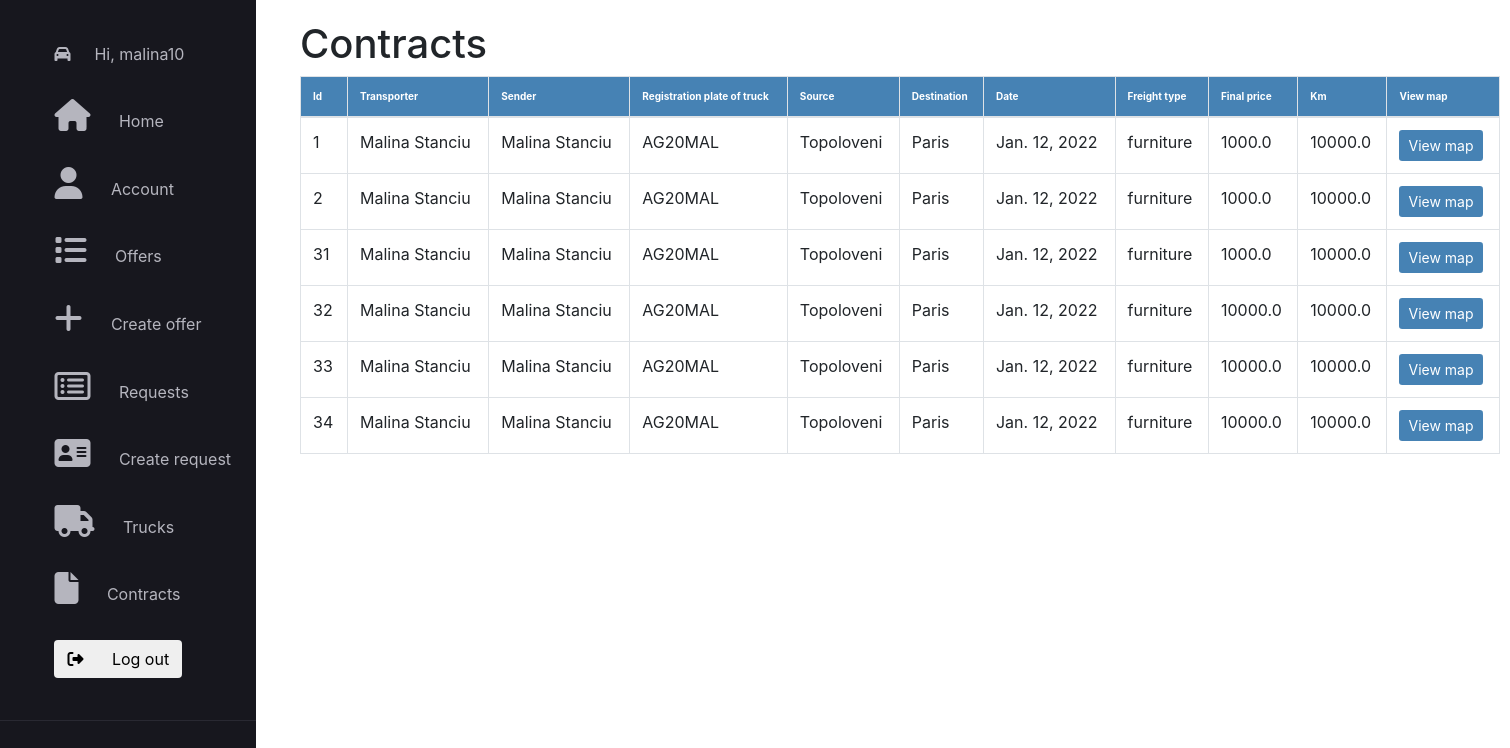
Page /contracts/ (signed in) on the earlier database version.
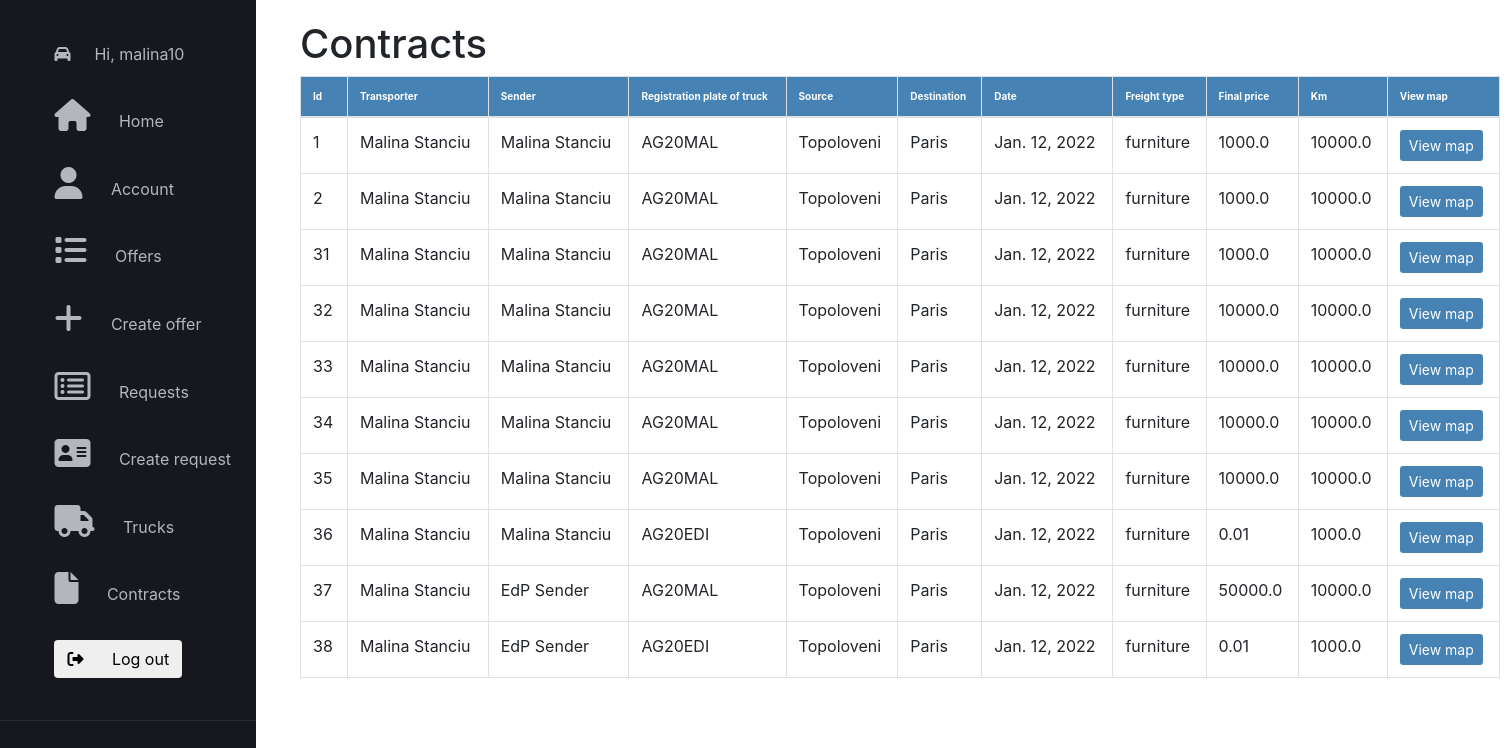
Same page on the later database version.
### application/models.py (models this page shows)
class Contract(models.Model):
    id = models.AutoField(primary_key=True)
    transporterID = models.ForeignKey(User, on_delete=models.CASCADE, related_name='transporter')
    senderID = models.ForeignKey(User, on_delete=models.CASCADE, related_name='sender')
    truckID = models.ForeignKey(Truck, on_delete=models.CASCADE)
    source = models.TextField(max_length=25)
    destination = models.TextField(max_length=25)
    date = models.DateField(auto_now_add=True)
    freight_type = models.TextField(max_length=15)
    final_price = models.FloatField()
    km = models.FloatField()

class Truck(models.Model):
    id = models.AutoField(primary_key=True)
    type = models.CharField(max_length=20)
    brand = models.CharField(max_length=20)
    registration_plate = models.CharField(max_length=15, unique=True)
    fuel = models.CharField(max_length=10)
    max_load = models.IntegerField()
    ownerId = models.ForeignKey(User, on_delete=models.CASCADE)

### application/views.py (the view)
# urls.py: path('contracts/', application_views.contracts, name='contracts'),
@login_required(login_url='login')
def contracts(request):
    context = create_context(request)
    contracts = Contract.objects.all()
    user = request.user
    context['contracts'] = contracts
    context['user'] = user
    return render(request, 'application/contracts.html', context=context)

### application/functions.py (called while the page is built)
def get_user_info(request):
    user = request.user
    user_groups = [group.name for group in user.groups.all()]
    if 'admin' in user_groups:
        user_type = 'admin'
    elif 'transportator' in user_groups:
        user_type = 'transportator'
    else:
        user_type = 'client'
    out = {'user': user,
           'user_groups': user_groups,
           'user_type': user_type
           }
    return out

def create_context(request=None, extract_user_info=True):
    if extract_user_info and not request:
        raise ValueError("request must be set if extract_user_info is True")
    out = {}
    if extract_user_info:
        out.update(get_user_info(request))
    return out

### application/templates/application/contracts.html (shortened to what this page needs)
{% extends 'application/main_layout_application.html' %}
{% load static %}
{% block content %}
    <link rel="stylesheet" href="{% static 'application/css/contracts.css' %}">
    <div style="margin-left: 300px; margin-top: 20px">
        <h1 style="">Contracts</h1>
            <div class="table-wrapper-scroll-y custom-scrollbar">
                <table class="table table-bordered">
                    <thead>
                        <tr>
                            <th>Id</th>
                            <th>Transporter</th>
                            <th>Sender</th>
                            <th>Registration plate of truck </th>
                            <th>Source</th>
                            <th>Destination</th>
                            <th>Date</th>
                            <th>Freight type</th>
                            <th>Final price</th>
                            <th>Km</th>
                            <th>View map</th>
                        </tr>
                    </thead>
                    <tbody>
                        {% for contract in contracts %}
                            {% if contract.senderID.id == user.id or contract.transporterID.id == user.id %}
                            <tr>
                                <td>{{ contract.id }}</td>
                                <td>{{ contract.transporterID.first_name }} {{ contract.transporterID.last_name }}</td>
                                <td>{{ contract.senderID.first_name }} {{ contract.senderID.last_name }}</td>
                                <td>{{ contract.truckID.registration_plate }}</td>
                                <td>{{ contract.source }}</td>
                                <td>{{ contract.destination }}</td>
                                <td>{{ contract.date }}</td>
                                <td>{{ contract.freight_type }}</td>
                                <td>{{ contract.final_price }}</td>
                                <td>{{ contract.km }}</td>
                                <td>
                                    <form action="{% url 'display_map' contract.id %}" method="POST">
                                        <button class="btn-sm btn" style="color: white; background-color: steelblue">View map</button>
                                    </form>
                                </td>
                            </tr>
                            {% endif %}
                        {% endfor %}
                    </tbody>
                </table>
            </div>
    </div>
{% endblock %}

### application/templates/application/main_layout_application.html (shortened to what this page needs)
{% extends 'main_layout.html' %}
{% load static %}
{% block import %}
    <link rel="stylesheet" href="https://stackpath.bootstrapcdn.com/bootstrap/4.1.3/css/bootstrap.min.css"
>
    <link rel="stylesheet" href="https://cdnjs.cloudflare.com/ajax/libs/font-awesome/4.7.0/css/font-awesome.min.css">
{% endblock %}
{% block page_nav %}
    <link rel="stylesheet" href="{% static 'application/css/main_layout_application.css' %}">
    <div class="side-bar">
        <ul class="features-list">
            <li class="features-item">
                <i class="fa fa-car "></i>
                <span class="features-item-text">Hi, {{ user.username }} </span>
            </li>
            <li class="features-item">
                <a href="{% url 'home' %}">
                    <i class="fa fa-home features-item-icon"></i>
                    <span class="features-item-text"> Home </span>
                </a>
            </li>
            <li class="features-item">
                <a href="{% url 'account' %}">
                    <i class="fa fa-user features-item-icon"></i>
                    <span class="features-item-text"> Account </span>
                </a>
            </li>
            {% if 'client' in user_groups %}
                <li class="features-item">
                    <a href="{% url 'offers' %}">
                        <i class="fa fa-list features-item-icon"></i>
                        <span class="features-item-text">Offers</span>
                    </a>
                </li>
            {% endif %}
            {% if 'transportator' in user_groups %}
                <li class="features-item">
                    <a href="{% url 'create_offer' %}">
                        <i class="fa fa-plus features-item-icon"></i>
                        <span class="features-item-text"> Create offer </span>
                    </a>
                </li>
            {% endif %}
            {% if 'transportator' in user_groups %}
                <li class="features-item">
                    <a href="{% url 'requests' %}">
                        <i class="fa fa-list-alt features-item-icon"></i>
                        <span class="features-item-text">Requests</span>
                    </a>
                </li>
            {% endif %}
            {% if 'client' in user_groups %}
                <li class="features-item">
                    <a href="{% url 'create_request' %}">
                        <i class="fa fa-address-card features-item-icon"></i>
                        <span class="features-item-text">Create request </span>
                    </a>
                </li>
            {% endif %}
            {% if 'admin' not in user_groups %}
                <li class="features-item">
                    <a href="{% url 'trucks' %}">
                        <i class="fa fa-truck features-item-icon"></i>
                        <span class="features-item-text"> Trucks </span>
                    </a>
                </li>
            {% endif %}
            {% if 'transportator' in user_groups or 'client' in user_groups %}
                <li class="features-item">
                    <a href="{% url 'contracts' %}">
                        <i class="fa fa-file features-item-icon"></i>
                        <span class="features-item-text"> Contracts </span>
                    </a>
                </li>
            {% endif %}
            <li class="features-item">
                <form action="{% url 'logout' %}">
                    <button class="btn">
                        <i class="fa fa-sign-out"></i>
                        <span class="features-item-text"> Log out</span>
                    </button>
                </form>
            </li>
        </ul>
    </div>
{% endblock %}
{% block page_article %}
    <div>
        {% block content %}
        {% endblock %}
    </div>
{% endblock %}

### templates/main_layout.html (shortened to what this page needs)
<!DOCTYPE html>
<html lang="en">
    <head>
        {% block import %}
        {% endblock %}
    </head>
    <body>
        <section>
          <nav>
              {% block page_nav %}
              {% endblock %}
          </nav>
          <article>
              {% block page_article %}
              {% endblock %}
          </article>
        </section>
    </body>
</html>

### application/static/application/css/main_layout_application.css (style rules this page uses)
:root { --white-color: #fafafb; --background-color: #17171e; --grey-color: #b5b5be; --dark-grey-color: #292932; }
.side-bar { width: 16rem; height: 100%; padding: 2.1rem 0rem; background-color: #17171e; position: fixed; transition: all 0.5s ease; top: 0; }
.features-list { padding-bottom: 1rem; border-bottom: 1px solid #292932; list-style: none; }
.features-item { display: flex; align-items: center; position: relative; padding: 0.5rem 0.9rem; margin-bottom: 1.1rem; color: var(--grey-color); cursor: pointer; transition: 0.5s ease; }
.features-item::before { transition: 0.5s ease; content: ''; position: absolute; left: -1.2rem; height: 100%; border-left: 3px solid var(--white-color); border-radius: 2px; opacity: 0; visibility: hidden; }
.features-item-icon { font-size: 2rem; }
.features-item-text { margin-left: 1.5rem; transition: opacity 0.6s ease; opacity: 1; }
a, a:hover, a:focus, a:active { text-decoration: none; color: inherit; }

### application/static/application/css/contracts.css (style rules this page uses)
.custom-scrollbar { position: relative; overflow: auto; width: 1200px; }
.table-wrapper-scroll-y { display: block; }
.table-bordered { text-align: left; }
th { background-color: steelblue; color: white; font-size: 10px; }

Differences in the rows shown:
added Contract: id "35", transporterID.first_name "Malina", transporterID.last_name "Stanciu", senderID.first_name "Malina", senderID.last_name "Stanciu", truckID.registration_plate "AG20MAL", source "Topoloveni", destination "Paris", date "Jan. 12, 2022", freight_type "furniture", final_price "10000.0", km "10000.0"
added Contract: id "36", transporterID.first_name "Malina", transporterID.last_name "Stanciu", senderID.first_name "Malina", senderID.last_name "Stanciu", truckID.registration_plate "AG20EDI", source "Topoloveni", destination "Paris", date "Jan. 12, 2022", freight_type "furniture", final_price "0.01", km "1000.0"
added Contract: id "37", transporterID.first_name "Malina", transporterID.last_name "Stanciu", senderID.first_name "EdP", senderID.last_name "Sender", truckID.registration_plate "AG20MAL", source "Topoloveni", destination "Paris", date "Jan. 12, 2022", freight_type "furniture", final_price "50000.0", km "10000.0"
added Contract: id "38", transporterID.first_name "Malina", transporterID.last_name "Stanciu", senderID.first_name "EdP", senderID.last_name "Sender", truckID.registration_plate "AG20EDI", source "Topoloveni", destination "Paris", date "Jan. 12, 2022", freight_type "furniture", final_price "0.01", km "1000.0"
